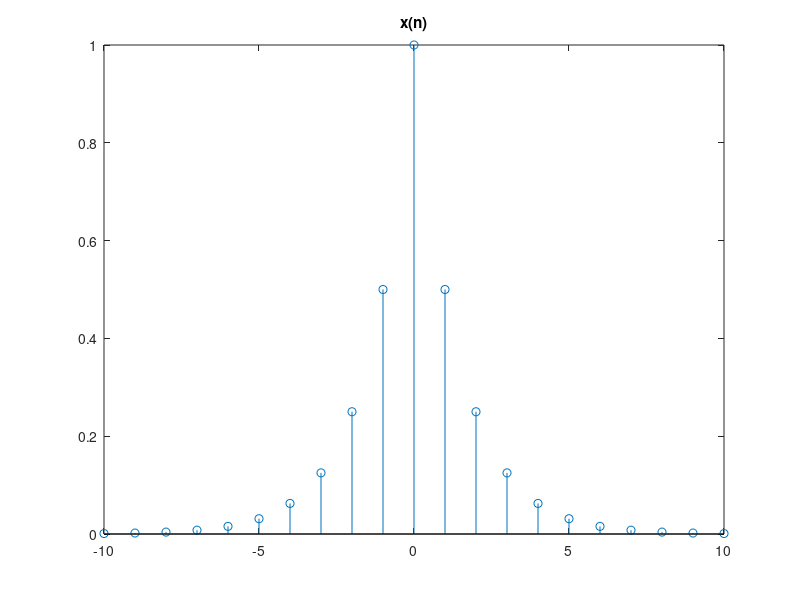
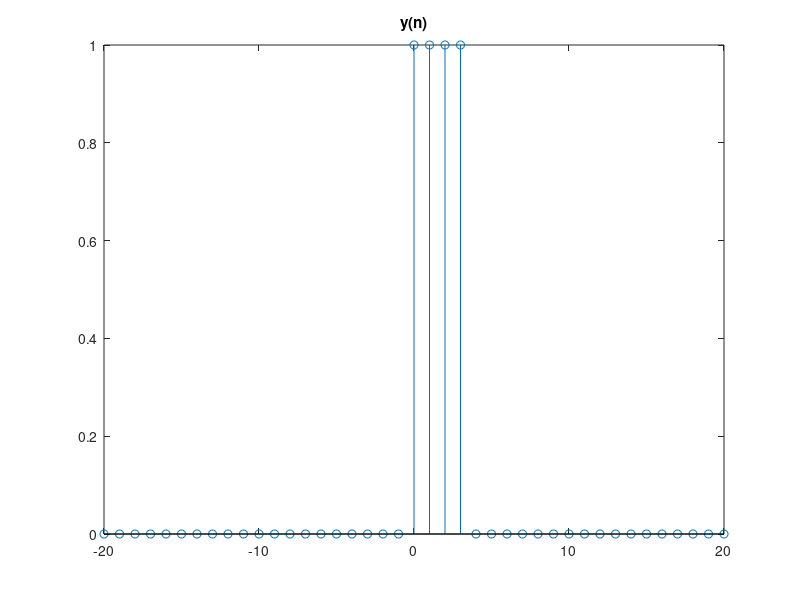
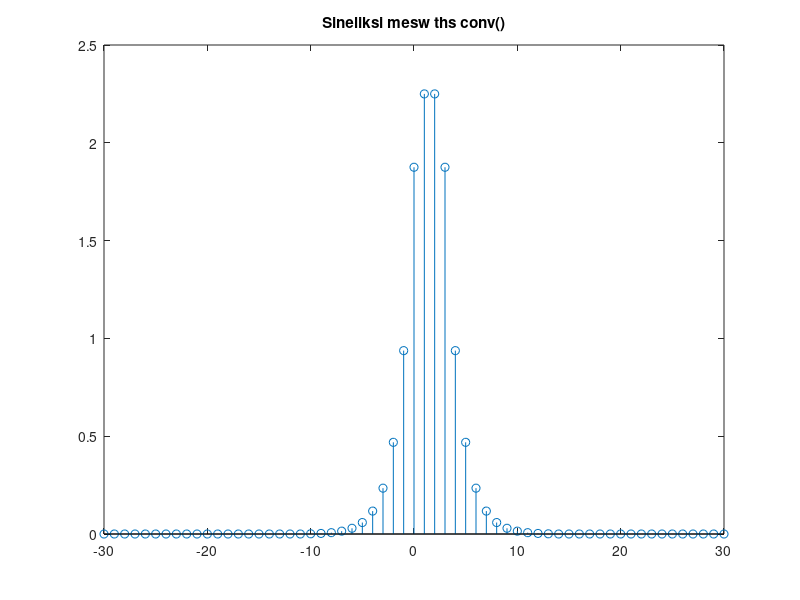
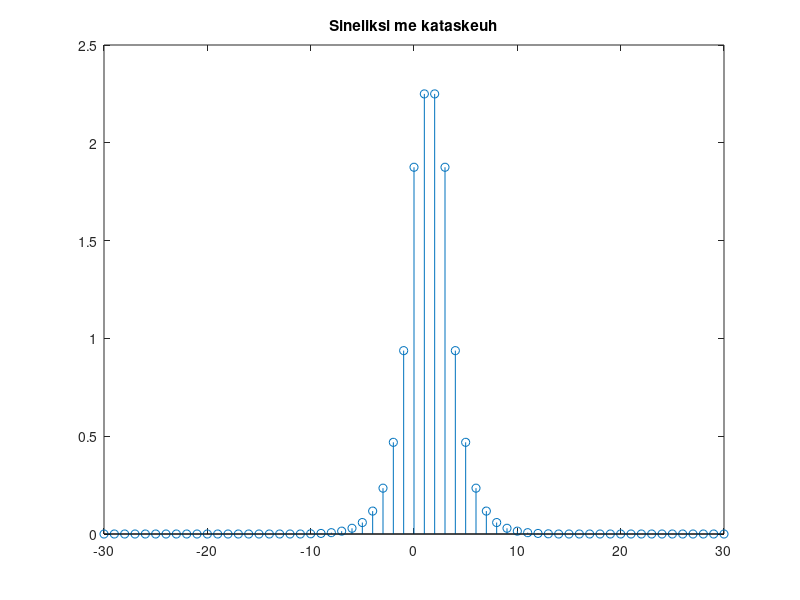

Reproduce these figures in MATLAB, in order.
%% Na kanete th sineliksi twn dio akolouthwn simatwn:
% x(n) = y[n]=(1/2)^|n|  gia n=-10:10
% y(n) = u(n)-u(n-4)     gia n= -20:20
%% Ylopoihsh
clear all;
close all;
clc;
%% Dhmiourgia vasikwn shmatwn
% dhmiourgia x(n):
n1=[-10:10];
x = (1/2).^abs(n1);
X = length(x);
figure()
stem(n1,x);
title('x(n)');
% dhmiourgia y(n) :
n2=[-20:20];
y1=(n2>=0);
y2=(n2>=4);
y=y1-y2 ;
Y=length(y);
figure()
stem(n2,y);
title('y(n)');
%% Syneliksh twn dyo shmatwn me thn conv()
% briskoume ta oria ths sinelikshs:
M1 = n1(1);
M2 = n2(1);
N1 = n1(end);
N2 = n2(end);
L=[M1+M2:N1+N2];
%dhmiourgoume th sineliksi kai thn anaparastoume:
C1=conv(x,y);
figure();
stem(L,C1);
title('Sineliksi mesw ths conv()');
%% Sineliksi twn dio shmatwn me kataskeuh
yz=[y(end:-1:1)];   % antistrefoume to shma y(n)
xz=[zeros(1,Y-1) x zeros(1,Y-1)];
for k=1:X+Y-1
    C2(k)=sum(xz.*[zeros(1,(k-1)) yz zeros(1,(X+Y-k-1))]);
end
figure();
stem(L,C2);
title('Sineliksi me kataskeuh')

figure();
stem(L,C1);
hold on;
stem(L,C2,'r');
hold off;
grid on;
title('apodiksh oti oi sinelikseis einai oi idies');
%% end
